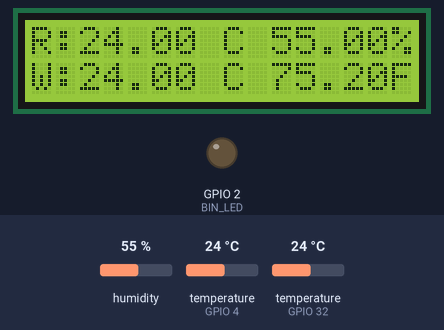
Simulated run of this sketch. Board: ESP32. On the bench: 16×2 character LCD, output pins drawn as LEDs (lit = HIGH). The test bench sets the inputs (shaded band); at power-on: humidity 55 %, temperature (sensors on GPIO 4, GPIO 32) 24 °C. WiFi joins after 1.5 s; servers stay silent unless stated; web services answer with replies made up by the test bench; what the sketch prints to the serial monitor is not drawn.

Above: at 4.1 s.
At 112.2 s:
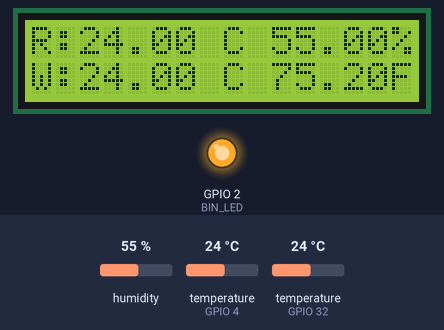
Timing chart, 0 to 115.7 s (numbered marks = the images above):
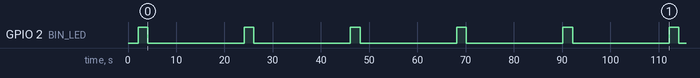

The sketch:

ds18b20-iot.ino
```cpp
#include <OneWire.h>
#include <DallasTemperature.h>
#define ONE_WIRE_BUS 4
//===DHT
#include "DHT.h"

#include <WiFi.h>
#include <HTTPClient.h>

char ssid[] = "RyanRoy";
char password[] = "3838383838";
//請修改為你自己的API Key，並將https改為http
String url = "http://api.thingspeak.com/update?api_key=4LEMK7ADTGWLC6CX";


/* I2C LCD with Arduino example code. More info: https://www.makerguides.com */

// Include the libraries:
// LiquidCrystal_I2C.h: https://github.com/johnrickman/LiquidCrystal_I2C
#include <Wire.h> // Library for I2C communication
#include <LiquidCrystal_I2C.h> // Library for LCD

// Wiring: SDA pin is connected to A4 and SCL pin to A5.
// Connect to LCD via I2C, default address 0x27 (A0-A2 not jumpered)
LiquidCrystal_I2C lcd = LiquidCrystal_I2C(0x27, 16, 2); // Change to (0x27,20,4) for 20x4 LCD.

OneWire oneWire(ONE_WIRE_BUS);
DallasTemperature sensors(&oneWire);
float tempc=0;
float tempf=0;

//int BIN_LED=2;
#define BIN_LED 2
#define DHTPIN 32
#define DHTTYPE DHT22
DHT dht(DHTPIN, DHTTYPE);


void setup() {
  pinMode(BIN_LED, OUTPUT);

  // Initiate the LCD:
  lcd.init();
  lcd.backlight();
  Serial.begin(115200);
  Serial.println("Temperature Sensor");
  // 初始化
  sensors.begin();

  Serial.print("開始連線到無線網路SSID:");
  Serial.println(ssid);
  WiFi.mode(WIFI_STA);
  WiFi.begin(ssid, password);
  while (WiFi.status() != WL_CONNECTED) {
    Serial.print(".");
    delay(1000);
  }
  Serial.println("連線完成");
  dht.begin();
}

void loop() {

  digitalWrite(BIN_LED,HIGH);
  sensors.requestTemperatures();
  tempc = sensors.getTempCByIndex(0);
  tempf = sensors.getTempFByIndex(0);
  Serial.println(tempc);
  delay(1000);
  //DHT
  float h = dht.readHumidity();
  // Read temperature as Celsius (the default)
  float t = dht.readTemperature();

  // Print  on the first line of the LCD:

  lcd.setCursor(0, 0); // Set the cursor on the third column and first row.
  lcd.print("R:");
  lcd.print(t);
  lcd.print(" C ");
  lcd.print(h);
  lcd.print("%");

  // Print  on the second line of the LCD:
  lcd.setCursor(0, 1); // Set the cursor on the third column and first row.
  lcd.print("W:");
  lcd.print(tempc);
  lcd.print(" C ");
  lcd.print(tempf);
  lcd.print("F");


  //開始傳送到thingspeak
  Serial.println("啟動網頁連線");
  HTTPClient http;
  //將溫度及濕度以http get參數方式補入網址後方
  String url1 = url + "&field1=" + (int)tempc + "&field2=" + (int)tempf;
  //http client取得網頁內容
  http.begin(url1);
  int httpCode = http.GET();
  if (httpCode == HTTP_CODE_OK)      {
    //讀取網頁內容到payload
    String payload = http.getString();
    //將內容顯示出來
    Serial.print("網頁內容=");
    Serial.println(payload);
  } else {
    //讀取失敗
    Serial.println("網路傳送失敗");
  }
  http.end();

  digitalWrite(BIN_LED,LOW);
  delay(20000);//休息20秒
}
```

Measured:
- by itself, GPIO 2 (BIN_LED): alternates HIGH for 2.0 s and LOW for 20.0 s
